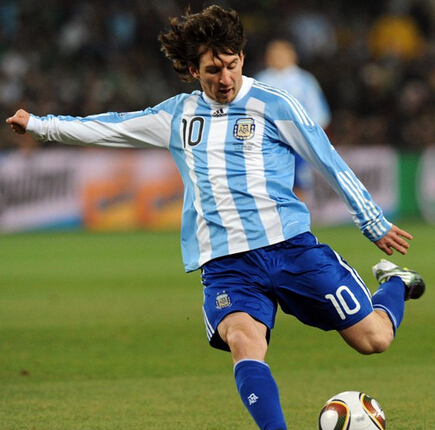
#> input picture OpenCV/pic/messi.jpg, 435 x 430 px, found by its file name
$ jupyter execute 'KW16-2-图像转换.ipynb'
#> lines starting #> are read from the running program, lines starting #| are printed output that depends on the picture
1、傅里叶变换
    傅里叶变换经常被用来分析不同滤波器的频率特性。
    我们可以使用2D离散傅里叶变换DFT分析图像的频域特性。
    实现DFT的一个快速算法被称为快速傅里叶变换，FFT。

    假设对于一个正弦信号：x(t)=Asin(2pift),其频率为f。
    如果把这个信号转到其频率表示，我们会在频率f中看到一个峰值。
    如果信号是由采样产生的离散信号组成，我们会得到类似的频谱图。
    如果我们把一张图像想象成沿着两个方向采集的信号，所以对图像同时进行X和Y方向
的傅里叶变换，就可以得到图片的频域显示（频谱图）。
    如果信号的变化幅度非常快，可以说是高频信号；如果变化非常慢，我们称为低频信号。
    如果图像中的变化幅度很大，就是边界点或者噪声。
    所以我们说噪声是图像中的高高频分量，这里是变化快，而不是数量多。

2、Numpy中的傅里叶变换
    Numpy中的FFT包可以帮助我们实现快速傅里叶变换。
    np.fft.fft2()可以对信号进行频率转换，得到一个复杂的数组。
    第一个参数是输入图像，需要是灰度格式。
    第二个参数是可选的，决定输出数组的大小。
    输出输入数组大小应该是一样的。如果设置为输出大，输入图像需要在FFT前补0.
        如果输出小，输入图像被切割。
    假设已经得到了结果，频率为0的部分（直流分量）在输出图像的左上角。
    如果想让它显示在输出图像的中心，我们还需要将结果沿两个方向平移N/2.
    np.fft.fftshift()可以帮助我们实现这一步。
    然后我们就可以构建振幅谱了。

[cell 1]
import cv2
import numpy as np
import matplotlib.pyplot as plt

img=cv2.imread('pic/messi.jpg',0)
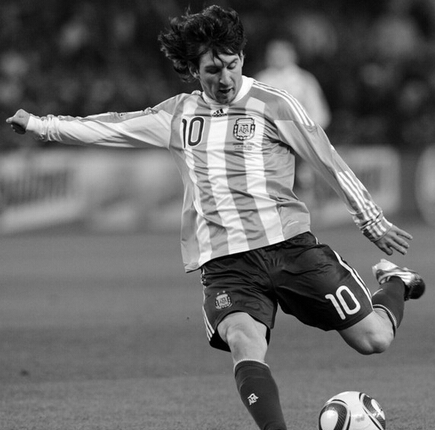
#> img: shape (430, 435); min 0, max 255, mean 104.4
f=np.fft.fft2(img)
fshift=np.fft.fftshift(f)

magnitude_spectrum=20*np.log(np.abs(fshift))
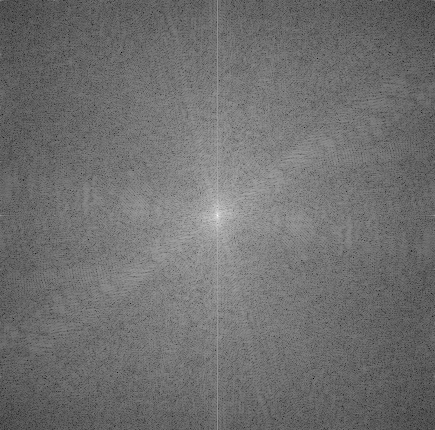
#> magnitude_spectrum: shape (430, 435) float64; min 15.96, max 335.8, mean 156.3; drawn with min black and max white

plt.subplot(121),plt.imshow(img,cmap='gray')
plt.title('Input Image'),plt.xticks([]),plt.yticks([])
plt.subplot(122),plt.imshow(magnitude_spectrum,cmap='gray')
plt.title('Magnitude Spectrum'),plt.xticks([]),plt.yticks([])
plt.show()
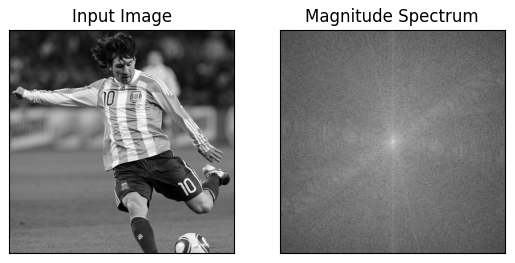
#> figure drawn by matplotlib, 2 panels
###此处插入图片23-1

从上图中可以看到，输出结果的中心部分更白，说明低频分量更多。
现在我们可以进行频域变换了，我们就可以在频域对图像进行一些操作。
例如高通滤波和重建图像（DFT的逆变换）。
比如我们使用一个60X60的矩形窗口对图像进行掩膜操作从而去除低频分量。
然后再使用函数np.fft.ifftshift()进行逆平移操作，所以现在直流分量又回到左上角了。
然后使用np.ifft2()进行FFT逆变换。同样得到一堆复杂的数字，取绝对值。
沿用上面的部分程序，请自行参考。

[cell 2]
import cv2
import numpy as np
import matplotlib.pyplot as plt

img=cv2.imread('pic/messi.jpg',0)
f=np.fft.fft2(img)
fshift=np.fft.fftshift(f)
rows,cols=img.shape
#> rows = 430; cols = 435
crow,ccol=int(rows/2),int(cols/2)
#> crow = 215; ccol = 217
fshift[crow-30:crow+30,ccol-30:ccol+30]=0
f_ishift=np.fft.ifftshift(fshift)
img_back=np.fft.ifft2(f_ishift)

img_back=np.abs(img_back)
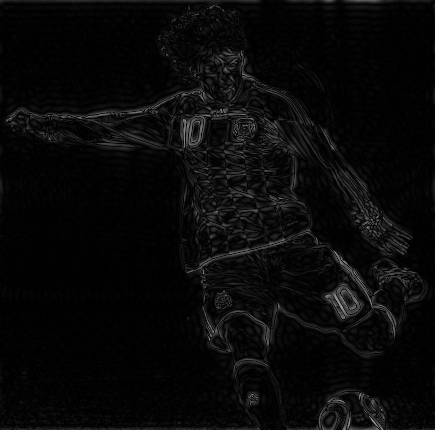
#> img_back: shape (430, 435) float64; min 0.00839, max 169.1, mean 9.4

plt.subplot(131),plt.imshow(img, cmap = 'gray')
plt.title('Input Image'), plt.xticks([]), plt.yticks([])
plt.subplot(132),plt.imshow(img_back, cmap = 'gray')
plt.title('Image after HPF'), plt.xticks([]), plt.yticks([])
plt.subplot(133),plt.imshow(img_back)
plt.title('Result in JET'), plt.xticks([]), plt.yticks([])
plt.show()
##此处插入图片23-2

    从上图可以看出，高通滤波其实是一种边界检测操作。
    然后我们再看一下OpenCV中是如何进行这些操作的。

3、OpenCV中的傅里叶变换
    对应的函数是cv2.dft()和cv2.idft()，输出结果是双通道的。
    第一个通道是结果的实数部分，第二个通道是结果的虚数部分。
    输入图像要首先转换称np.float32格式。
    我们直接来看实现代码：

[cell 3]
import cv2
import numpy as np
import matplotlib.pyplot as plt

img=cv2.imread('pic/messi.jpg',0)
dft=cv2.dft(np.float32(img),flags=cv2.DFT_COMPLEX_OUTPUT)
dft_shift=np.fft.fftshift(dft)

magnitude_spectrum=20*np.log(cv2.magnitude(dft_shift[:,:,0],dft_shift[:,:,1]))

plt.subplot(121),plt.imshow(img, cmap = 'gray')
plt.title('Input Image'), plt.xticks([]), plt.yticks([])
plt.subplot(122),plt.imshow(magnitude_spectrum, cmap = 'gray')
plt.title('Magnitude Spectrum'), plt.xticks([]), plt.yticks([])
plt.show()
##此处插入图片23-3，基本上与前面的-1图片相同

然后我们可以来做逆DFT，在前面的部分我们实现了一个HPF（高通滤波）。
我们现在来做LPF（低通滤波）将高频部分去除。其实就是对图像进行模糊操作。
首先我们需要构建一个掩膜，与低频区域对应的地方设置为1，与高频区域对应的地方设置为0.

[cell 4]
import cv2
import numpy as np
import matplotlib.pyplot as plt

img=cv2.imread('pic/messi.jpg',0)
dft=cv2.dft(np.float32(img),flags=cv2.DFT_COMPLEX_OUTPUT)
dft_shift=np.fft.fftshift(dft)

rows,cols=img.shape
crow,ccol=np.uint8(rows/2),np.uint8(cols/2)

mask=np.zeros((rows,cols,2),np.uint8)
mask[crow-30:crow+30,ccol-30:ccol+30]=1

fshift=dft_shift*mask
f_ishift=np.fft.ifftshift(fshift)
img_back=cv2.idft(f_ishift)
img_back=cv2.magnitude(img_back[:,:,0],img_back[:,:,1])
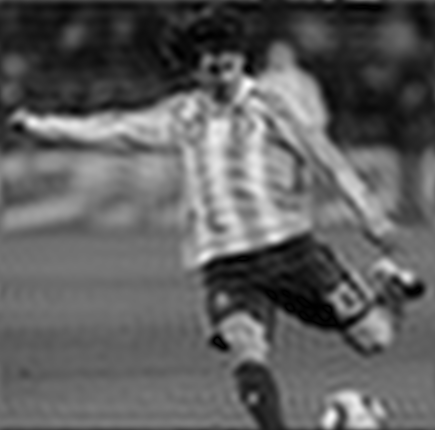
#> img_back: shape (430, 435) float32; min 13410.3, max 52216564, mean 19543680; drawn with min black and max white

plt.subplot(121),plt.imshow(img, cmap = 'gray')
plt.title('Input Image'), plt.xticks([]), plt.yticks([])
plt.subplot(122),plt.imshow(img_back, cmap = 'gray')
plt.title('Magnitude Spectrum'), plt.xticks([]), plt.yticks([])
plt.show()
##此处插入图片23-4

4、DFT的性能优化
    当数组的大小为某些值时，DFT的性能会更好。比如数组的大小是2的指数时，效率最高。
    我们可以修改输入图像的大小，通过补0的方式。
    OpenCV提供了一个函数getOptimalDFTSize()用于确定最佳大小。

[cell 5]
import cv2
import numpy as np
import matplotlib.pyplot as plt

img=cv2.imread('pic/messi.jpg',0)
rows,cols=img.shape
print(rows,cols)
#| 430 435

nrows=cv2.getOptimalDFTSize(rows)
#> nrows = 432
ncols=cv2.getOptimalDFTSize(cols)
#> ncols = 450
print(nrows,ncols)
#| 432 450

nimg=np.zeros((nrows,ncols))
nimg[:rows,:cols]=img
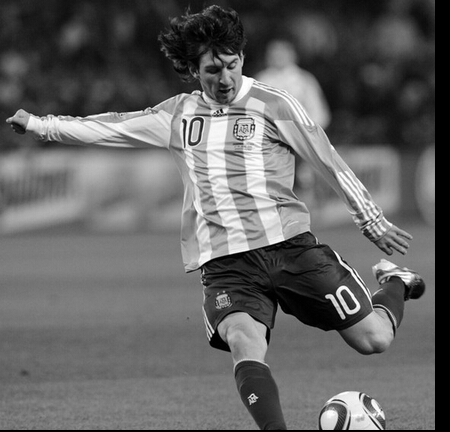
#> nimg: shape (432, 450) float64; min 0, max 255, mean 100.5
